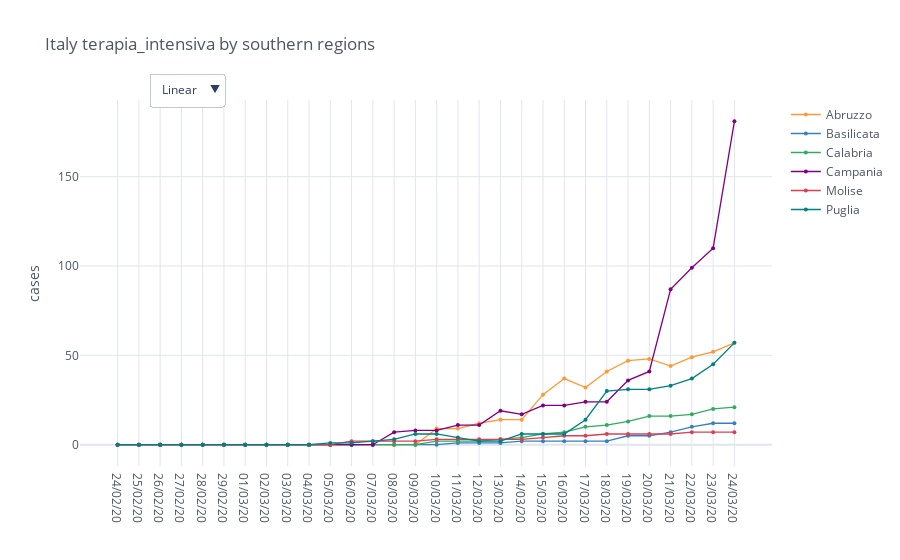

Source (notebook cell):
### Code cell
regions = io.italy_load_regions(io.italy_southern_regions)
total_cases = io.italy_regions_filter_by_category(regions, category)

mpl.iplot_comparative_plot(total_cases, title='Italy ' + category + ' by southern regions')

### Figure 1 — Plotly figure (JSON) as saved in the notebook; plotly's stock layout.template omitted (floating-point values rounded to 4 significant figures)
{"data": [{"line": {"color": "rgba(255, 153, 51, 1.0)", "dash": "solid", "shape": "linear", "width": 1.3}, "marker": {"size": 4, "symbol": "circle"}, "mode": "lines+markers", "name": "Abruzzo", "text": "", "type": "scatter", "x": ["24/02/20", "25/02/20", "26/02/20", "27/02/20", "28/02/20", "29/02/20", "01/03/20", "02/03/20", "03/03/20", "04/03/20", "05/03/20", "06/03/20", "07/03/20", "08/03/20", "09/03/20", "10/03/20", "11/03/20", "12/03/20", "13/03/20", "14/03/20", "15/03/20", "16/03/20", "17/03/20", "18/03/20", "19/03/20", "20/03/20", "21/03/20", "22/03/20", "23/03/20", "24/03/20"], "y": [0, 0, 0, 0, 0, 0, 0, 0, 0, 0, 0, 0, 0, 0, 0, 9, 9, 12, 14, 14, 28, 37, 32, 41, 47, 48, 44, 49, 52, 57]}, {"line": {"color": "rgba(55, 128, 191, 1.0)", "dash": "solid", "shape": "linear", "width": 1.3}, "marker": {"size": 4, "symbol": "circle"}, "mode": "lines+markers", "name": "Basilicata", "text": "", "type": "scatter", "x": ["24/02/20", "25/02/20", "26/02/20", "27/02/20", "28/02/20", "29/02/20", "01/03/20", "02/03/20", "03/03/20", "04/03/20", "05/03/20", "06/03/20", "07/03/20", "08/03/20", "09/03/20", "10/03/20", "11/03/20", "12/03/20", "13/03/20", "14/03/20", "15/03/20", "16/03/20", "17/03/20", "18/03/20", "19/03/20", "20/03/20", "21/03/20", "22/03/20", "23/03/20", "24/03/20"], "y": [0, 0, 0, 0, 0, 0, 0, 0, 0, 0, 0, 0, 0, 0, 0, 0, 1, 1, 1, 2, 2, 2, 2, 2, 5, 5, 7, 10, 12, 12]}, {"line": {"color": "rgba(50, 171, 96, 1.0)", "dash": "solid", "shape": "linear", "width": 1.3}, "marker": {"size": 4, "symbol": "circle"}, "mode": "lines+markers", "name": "Calabria", "text": "", "type": "scatter", "x": ["24/02/20", "25/02/20", "26/02/20", "27/02/20", "28/02/20", "29/02/20", "01/03/20", "02/03/20", "03/03/20", "04/03/20", "05/03/20", "06/03/20", "07/03/20", "08/03/20", "09/03/20", "10/03/20", "11/03/20", "12/03/20", "13/03/20", "14/03/20", "15/03/20", "16/03/20", "17/03/20", "18/03/20", "19/03/20", "20/03/20", "21/03/20", "22/03/20", "23/03/20", "24/03/20"], "y": [0, 0, 0, 0, 0, 0, 0, 0, 0, 0, 0, 0, 0, 0, 0, 2, 2, 2, 3, 4, 6, 7, 10, 11, 13, 16, 16, 17, 20, 21]}, {"line": {"color": "rgba(128, 0, 128, 1.0)", "dash": "solid", "shape": "linear", "width": 1.3}, "marker": {"size": 4, "symbol": "circle"}, "mode": "lines+markers", "name": "Campania", "text": "", "type": "scatter", "x": ["24/02/20", "25/02/20", "26/02/20", "27/02/20", "28/02/20", "29/02/20", "01/03/20", "02/03/20", "03/03/20", "04/03/20", "05/03/20", "06/03/20", "07/03/20", "08/03/20", "09/03/20", "10/03/20", "11/03/20", "12/03/20", "13/03/20", "14/03/20", "15/03/20", "16/03/20", "17/03/20", "18/03/20", "19/03/20", "20/03/20", "21/03/20", "22/03/20", "23/03/20", "24/03/20"], "y": [0, 0, 0, 0, 0, 0, 0, 0, 0, 0, 0, 0, 0, 7, 8, 8, 11, 11, 19, 17, 22, 22, 24, 24, 36, 41, 87, 99, 110, 181]}, {"line": {"color": "rgba(219, 64, 82, 1.0)", "dash": "solid", "shape": "linear", "width": 1.3}, "marker": {"size": 4, "symbol": "circle"}, "mode": "lines+markers", "name": "Molise", "text": "", "type": "scatter", "x": ["24/02/20", "25/02/20", "26/02/20", "27/02/20", "28/02/20", "29/02/20", "01/03/20", "02/03/20", "03/03/20", "04/03/20", "05/03/20", "06/03/20", "07/03/20", "08/03/20", "09/03/20", "10/03/20", "11/03/20", "12/03/20", "13/03/20", "14/03/20", "15/03/20", "16/03/20", "17/03/20", "18/03/20", "19/03/20", "20/03/20", "21/03/20", "22/03/20", "23/03/20", "24/03/20"], "y": [0, 0, 0, 0, 0, 0, 0, 0, 0, 0, 0, 2, 2, 2, 2, 3, 3, 3, 3, 3, 4, 5, 5, 6, 6, 6, 6, 7, 7, 7]}, {"line": {"color": "rgba(0, 128, 128, 1.0)", "dash": "solid", "shape": "linear", "width": 1.3}, "marker": {"size": 4, "symbol": "circle"}, "mode": "lines+markers", "name": "Puglia", "text": "", "type": "scatter", "x": ["24/02/20", "25/02/20", "26/02/20", "27/02/20", "28/02/20", "29/02/20", "01/03/20", "02/03/20", "03/03/20", "04/03/20", "05/03/20", "06/03/20", "07/03/20", "08/03/20", "09/03/20", "10/03/20", "11/03/20", "12/03/20", "13/03/20", "14/03/20", "15/03/20", "16/03/20", "17/03/20", "18/03/20", "19/03/20", "20/03/20", "21/03/20", "22/03/20", "23/03/20", "24/03/20"], "y": [0, 0, 0, 0, 0, 0, 0, 0, 0, 0, 1, 1, 2, 3, 6, 6, 4, 2, 2, 6, 6, 6, 14, 30, 31, 31, 33, 37, 45, 57]}], "layout": {"legend": {"bgcolor": "#FFFFFF", "font": {"color": "#4D5663"}}, "paper_bgcolor": "#FFFFFF", "plot_bgcolor": "#FFFFFF", "title": {"font": {"color": "#4D5663"}, "text": "Italy terapia_intensiva by southern regions"}, "updatemenus": [{"buttons": [{"args": [{"yaxis.type": "linear"}], "label": "Linear", "method": "relayout"}, {"args": [{"yaxis.type": "log"}], "label": "Log", "method": "relayout"}], "direction": "down", "pad": {"r": 10, "t": 10}, "showactive": true, "x": 0.1, "xanchor": "left", "y": 1.1, "yanchor": "top"}], "xaxis": {"gridcolor": "#E1E5ED", "showgrid": true, "tickfont": {"color": "#4D5663"}, "title": {"font": {"color": "#4D5663"}, "text": ""}, "zerolinecolor": "#E1E5ED"}, "yaxis": {"gridcolor": "#E1E5ED", "showgrid": true, "tickfont": {"color": "#4D5663"}, "title": {"font": {"color": "#4D5663"}, "text": "cases"}, "zerolinecolor": "#E1E5ED"}}}
